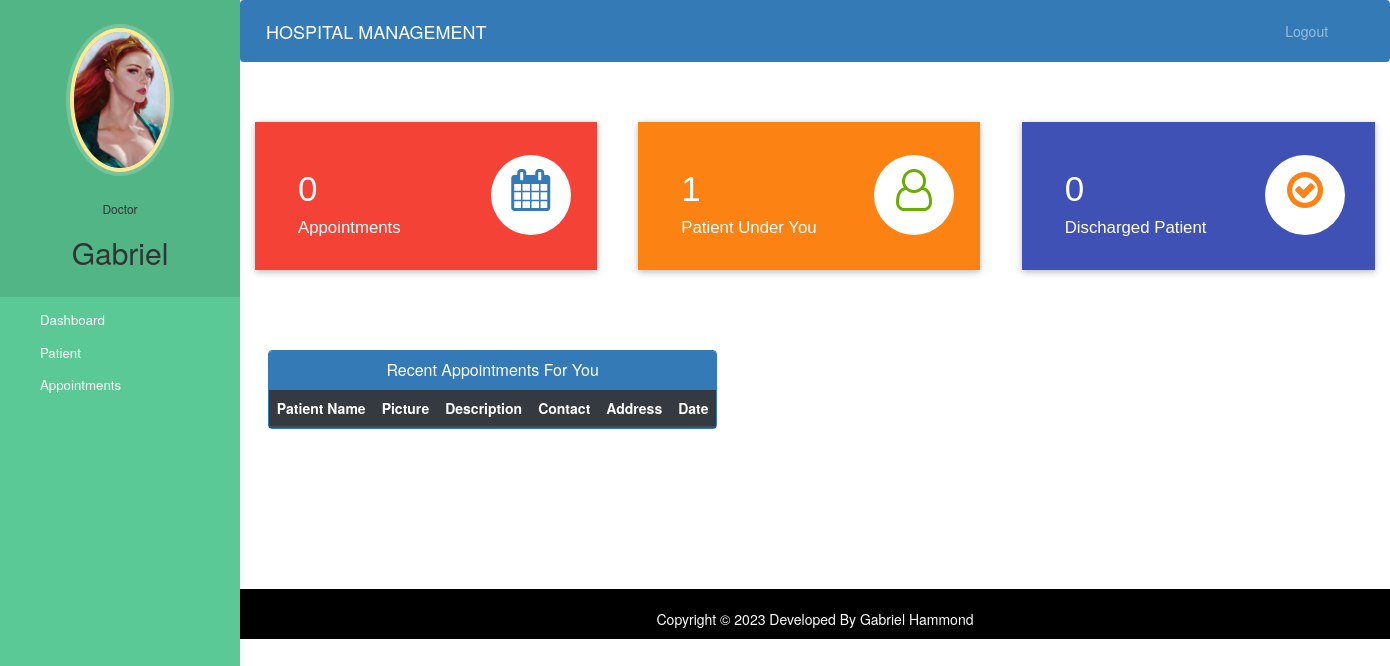
Page /doctor-dashboard (signed in) on the earlier database version.
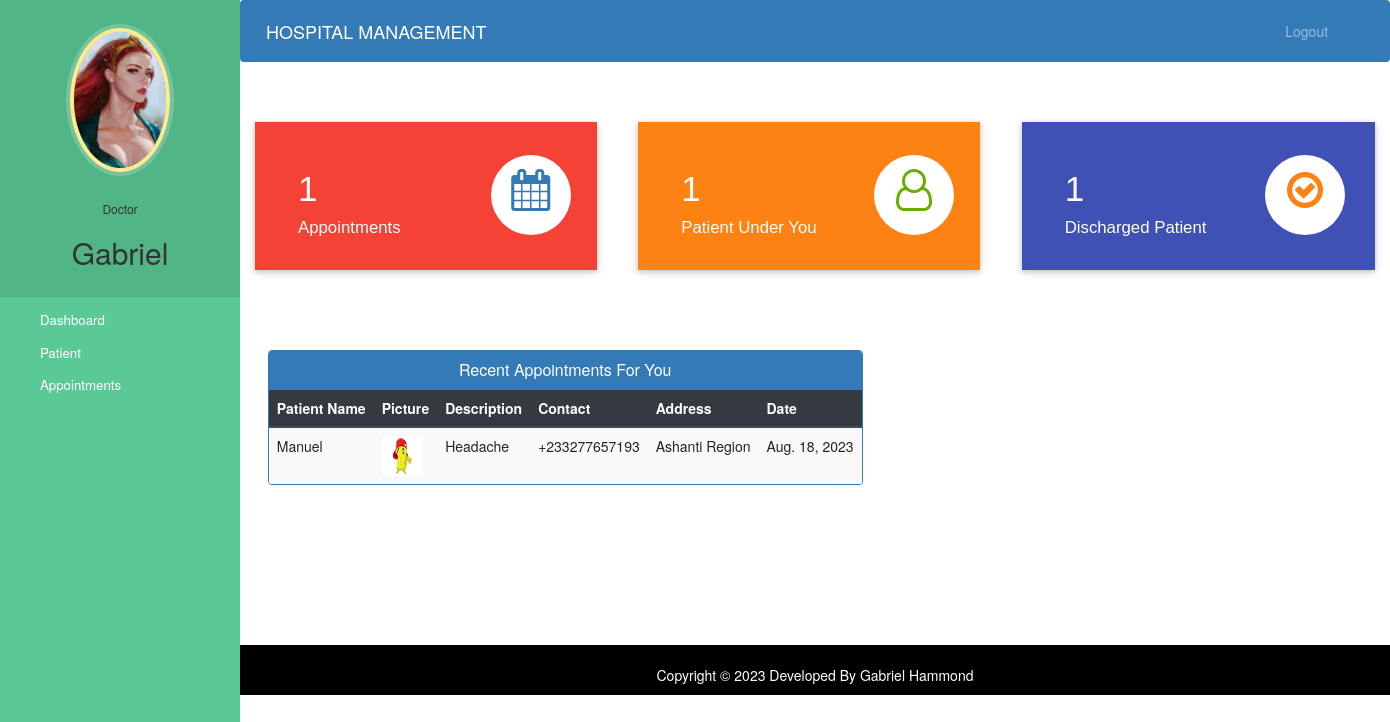
Same page on the later database version.
### hospital/models.py (models this page shows, shortened)
class Doctor(models.Model):
    user=models.OneToOneField(User,on_delete=models.CASCADE)
    profile_pic= models.ImageField(upload_to='profile_pic/DoctorProfilePic/',null=True,blank=True)
    address = models.CharField(max_length=40)
    mobile = models.CharField(max_length=20,null=True)
    department= models.CharField(max_length=50,choices=departments,default='Cardiologist')
    status=models.BooleanField(default=False)

class Appointment(models.Model):
    patientId=models.PositiveIntegerField(null=True)
    doctorId=models.PositiveIntegerField(null=True)
    patientName=models.CharField(max_length=40,null=True)
    doctorName=models.CharField(max_length=40,null=True)
    appointmentDate=models.DateField(auto_now=True)
    description=models.TextField(max_length=500)
    status=models.BooleanField(default=False)

class Patient(models.Model):
    user=models.OneToOneField(User,on_delete=models.CASCADE)
    profile_pic= models.ImageField(upload_to='profile_pic/PatientProfilePic/',null=True,blank=True)
    address = models.CharField(max_length=40)
    mobile = models.CharField(max_length=20,null=False)
    symptoms = models.CharField(max_length=100,null=False)
    assignedDoctorId = models.PositiveIntegerField(null=True)
    admitDate=models.DateField(auto_now=True)
    status=models.BooleanField(default=False)

### hospital/views.py (the view)
# urls.py: path('doctor-dashboard', views.doctor_dashboard_view, name='doctor-dashboard'),
@login_required(login_url='doctorlogin')
@user_passes_test(is_doctor)
def doctor_dashboard_view(request):
    patientcount=models.Patient.objects.all().filter(status=True,assignedDoctorId=request.user.id).count()
    appointmentcount=models.Appointment.objects.all().filter(status=True,doctorId=request.user.id).count()
    patientdischarged=models.PatientDischargeDetails.objects.all().distinct().filter(assignedDoctorName=request.user.first_name).count()
    appointments=models.Appointment.objects.all().filter(status=True,doctorId=request.user.id).order_by('-id')
    patientid=[]
    for a in appointments:
        patientid.append(a.patientId)
    patients=models.Patient.objects.all().filter(status=True,user_id__in=patientid).order_by('-id')
    appointments=zip(appointments,patients)
    mydict={
    'patientcount':patientcount,
    'appointmentcount':appointmentcount,
    'patientdischarged':patientdischarged,
    'appointments':appointments,
    'doctor':models.Doctor.objects.get(user_id=request.user.id), #for profile picture of doctor in sidebar
    }
    return render(request,'hospital/doctor_dashboard.html',context=mydict)

### hospital/views.py (called while the page is built)
def is_doctor(user):
    return user.groups.filter(name='DOCTOR').exists()

### templates/hospital/doctor_dashboard.html
{% extends 'hospital/doctor_base.html' %}
{% load static %}
{% block content %}
{%include 'hospital/doctor_dashboard_cards.html'%}
<br><br><br><br>
<div class="container">
  <div class="row">
    <div class="panel panel-primary" style="margin-left:2%;">
      <div class="panel-heading" style="text-align:center;">
        <h6 class="panel-title">Recent Appointments For You</h6>
      </div>
      <table class="table table-hover table-striped" id="dev-table">
        <thead class="thead-dark">
          <tr>
            <th>Patient Name</th>
            <th>Picture</th>
            <th>Description</th>
            <th>Contact</th>
            <th>Address</th>
            <th>Date</th>
          </tr>
        </thead>
        {% for a,p in appointments %}
        <tr>
          <td>{{a.patientName}}</td>
          <td> <img src="{% static p.profile_pic.url %}" alt="Profile Pic" height="40px" width="40px" /></td>
          <td>{{a.description}}</td>
          <td>{{p.mobile}}</td>
          <td>{{p.address}}</td>
          <td>{{a.appointmentDate}}</td>
        </tr>
        {% endfor %}
      </table>
    </div>
  </div>
</div>
{% endblock content %}

### templates/hospital/doctor_base.html (shortened to what this page needs)
<!DOCTYPE html>
{% load static %}
<html lang="en">
  <head>
    <link
      rel="stylesheet"
      href="https://stackpath.bootstrapcdn.com/bootstrap/4.3.1/css/bootstrap.min.css"
    />
    <link
      rel="stylesheet"
      href="https://maxcdn.bootstrapcdn.com/font-awesome/4.7.0/css/font-awesome.min.css"
    />
  </head>
  <body>
    <nav class="menu" tabindex="0">
      <header class="avatar">
        <img src="{% static doctor.profile_pic.url %}" alt="Profile Pic" />
        <br /><br />
        <h6>Doctor</h6>
        <h2>{{request.user.first_name}}</h2>
      </header>
      <ul>
        <li tabindex="0" class="icon-dashboard">
          <a
            style="color: white; text-decoration: none"
            href="/doctor-dashboard"
            ><span>Dashboard</span></a
          >
        </li>
        <li tabindex="0" class="icon-users">
          <a style="color: white; text-decoration: none" href="/doctor-patient"
            ><span>Patient</span></a
          >
        </li>
        <li tabindex="0" class="icon-calendar">
          <a
            style="color: white; text-decoration: none"
            href="/doctor-appointment"
            ><span>Appointments</span></a
          >
        </li>
      </ul>
    </nav>
    <main>
      <div class="bs-example">
        <nav
          class="navbar navbar-expand-md navbar-dark fixed-top"
          style="background: #337ab7"
        >
          <a href="/doctor-dashboard" class="navbar-brand"
            >HOSPITAL MANAGEMENT</a
          >
          <div
            class="collapse navbar-collapse justify-content-between"
            id="navbarCollapse"
          >
            <div class="navbar-nav" style="margin-left: 90%">
              <a href="/logout" class="nav-item nav-link">Logout</a>
            </div>
          </div>
        </nav>
      </div>
      <br /><br />
      {% block content %} {% endblock content %}
      <br /><br /><br /><br /><br /><br /><br />
      <footer>
        <br />
        <div class="container">
          <div class="row">
            <div class="col-md-12 col-sm-12">
              <div style="color: #ffffff" class="wow fadeInUp footer-copyright">
                <p>Copyright &copy; 2023 Developed By Gabriel Hammond</p>
              </div>
            </div>
          </div>
        </div>
      </footer>
    </main>
  </body>
</html>

### templates/hospital/doctor_dashboard_cards.html (shortened to what this page needs)
<!DOCTYPE html>
<html lang="en" dir="ltr">
  <head>
    <link
      rel="stylesheet"
      href="https://maxcdn.bootstrapcdn.com/bootstrap/3.4.1/css/bootstrap.min.css"
    />
    <link
      rel="stylesheet"
      href="https://cdnjs.cloudflare.com/ajax/libs/font-awesome/4.7.0/css/font-awesome.min.css"
    />
  </head>
  <body>
    <div class="market-updates">
      <a href="/doctor_appointment">
        <div class="col-md-4 market-update-gd">
          <div class="market-update-block clr-block-1">
            <div class="col-md-8 market-update-left">
              <h3>{{appointmentcount}}</h3>
              <h4>Appointments</h4>
            </div>
            <div class="col-md-4 market-update-right">
              <i class="fa fa-calendar"> </i>
            </div>
            <div class="clearfix"></div>
          </div>
        </div>
      </a>
      <a href="/doctor_patient">
        <div class="col-md-4 market-update-gd">
          <div class="market-update-block clr-block-2">
            <div class="col-md-8 market-update-left">
              <h3>{{patientcount}}</h3>
              <h4>Patient Under You</h4>
            </div>
            <div class="col-md-4 market-update-right">
              <i class="fa fa-user-o"></i>
            </div>
            <div class="clearfix"></div>
          </div>
        </div>
      </a>
      <a href="/doctor_view_discharge_patient">
        <div class="col-md-4 market-update-gd">
          <div class="market-update-block clr-block-3">
            <div class="col-md-8 market-update-left">
              <h3>{{patientdischarged}}</h3>
              <h4>Discharged Patient</h4>
            </div>
            <div class="col-md-4 market-update-right">
              <i class="fa fa-check-circle-o" aria-hidden="true"></i>
            </div>
            <div class="clearfix"></div>
          </div>
        </div>
      </a>
    </div>
  </body>
</html>

### templates/hospital/doctor_base.html (style rules this page uses)
a:link { text-decoration: none; }
a { color: white; }
footer { padding: 0px 0px 0px 0px; background-color: black; margin: 0px; }
.fa { font-size: 23px; width: 60px; text-align: center; text-decoration: none; margin: 5px 2px; border-radius: 50%; }
p { text-align: center; }
body { padding-left: 240px; }
main { position: relative; height: 100vh; }
.menu { background: #5bc995; height: 100vh; width: 240px; position: fixed; top: 0px; left: 0; z-index: 5; outline: none; }
.menu .avatar { background: rgba(0, 0, 0, 0.1); padding: 2em 0.5em; text-align: center; }
.menu .avatar img { width: 100px; border-radius: 50%; overflow: hidden; border: 4px solid #ffea92; box-shadow: 0 0 0 4px rgba(255, 255, 255, 0.2); }
.menu .avatar h2 { font-weight: normal; margin-bottom: 0; }
.menu ul { list-style: none; padding: 0.5em 0; margin: 0; }
.menu ul li { padding: 0.5em 1em 0.5em 3em; font-size: 0.95em; font-weight: regular; background-repeat: no-repeat; background-position: left 15px center; background-size: auto 20px; transition: all 0.15s linear; cursor: pointer; }
.menu ul li.icon-dashboard { background-image: url("http://www.entypo.com/images//gauge.svg"); }
.menu ul li.icon-users { background-image: url("http://www.entypo.com/images//users.svg"); }
.menu ul li.icon-calendar { background-image: url("http://www.entypo.com/images//calendar.svg"); }

### templates/hospital/doctor_dashboard_cards.html (style rules this page uses)
.market-update-block { padding: 2em 2em; background: #999; }
.market-update-block h3 { color: #fff; font-size: 2.5em; font-family: "Carrois Gothic", sans-serif; }
.market-update-block h4 { font-size: 1.2em; color: #fff; margin: 0.3em 0em; font-family: "Carrois Gothic", sans-serif; }
.market-update-block.clr-block-1 { background: #f44336; margin-right: 0.8em; box-shadow: 0 2px 5px 0 rgba(0, 0, 0, 0.16), 0 2px 10px 0 rgba(0, 0, 0, 0.12); transition: 0.5s all; -webkit-transition: 0.5s all; -moz-transition: 0.5s all; -o-transition: 0.5s all; }
.market-update-block.clr-block-2 { background: #fc8213; margin-right: 0.8em; box-shadow: 0 2px 5px 0 rgba(0, 0, 0, 0.16), 0 2px 10px 0 rgba(0, 0, 0, 0.12); transition: 0.5s all; -webkit-transition: 0.5s all; -moz-transition: 0.5s all; -o-transition: 0.5s all; }
.market-update-block.clr-block-3 { background: #3f51b5; box-shadow: 0 2px 5px 0 rgba(0, 0, 0, 0.16), 0 2px 10px 0 rgba(0, 0, 0, 0.12); transition: 0.5s all; -webkit-transition: 0.5s all; -moz-transition: 0.5s all; -o-transition: 0.5s all; }
.market-update-right i.fa.fa-user-o { font-size: 3em; color: #68ae00; width: 80px; height: 80px; background: #fff; text-align: center; border-radius: 49px; -webkit-border-radius: 49px; -moz-border-radius: 49px; -o-border-radius: 49px; line-height: 1.7em; }
.market-update-right i.fa.fa-check-circle-o { font-size: 3em; color: #fc8213; width: 80px; height: 80px; background: #fff; text-align: center; border-radius: 49px; -webkit-border-radius: 49px; -moz-border-radius: 49px; -o-border-radius: 49px; line-height: 1.7em; }
.market-update-right i.fa.fa-calendar { font-size: 3em; color: #337ab7; width: 80px; height: 80px; background: #fff; text-align: center; border-radius: 49px; -webkit-border-radius: 49px; -moz-border-radius: 49px; -o-border-radius: 49px; line-height: 1.7em; }
.market-update-left { padding: 0px; }

Differences in the rows shown:
added Appointment: patientName "Manuel", profile_pic (picture), description "Headache", mobile "+233277657193", address "Ashanti Region", appointmentDate "Aug. 18, 2023"
Other differences:
{{ appointmentcount }}: "0" → "1"
{{ patientdischarged }}: "0" → "1"
